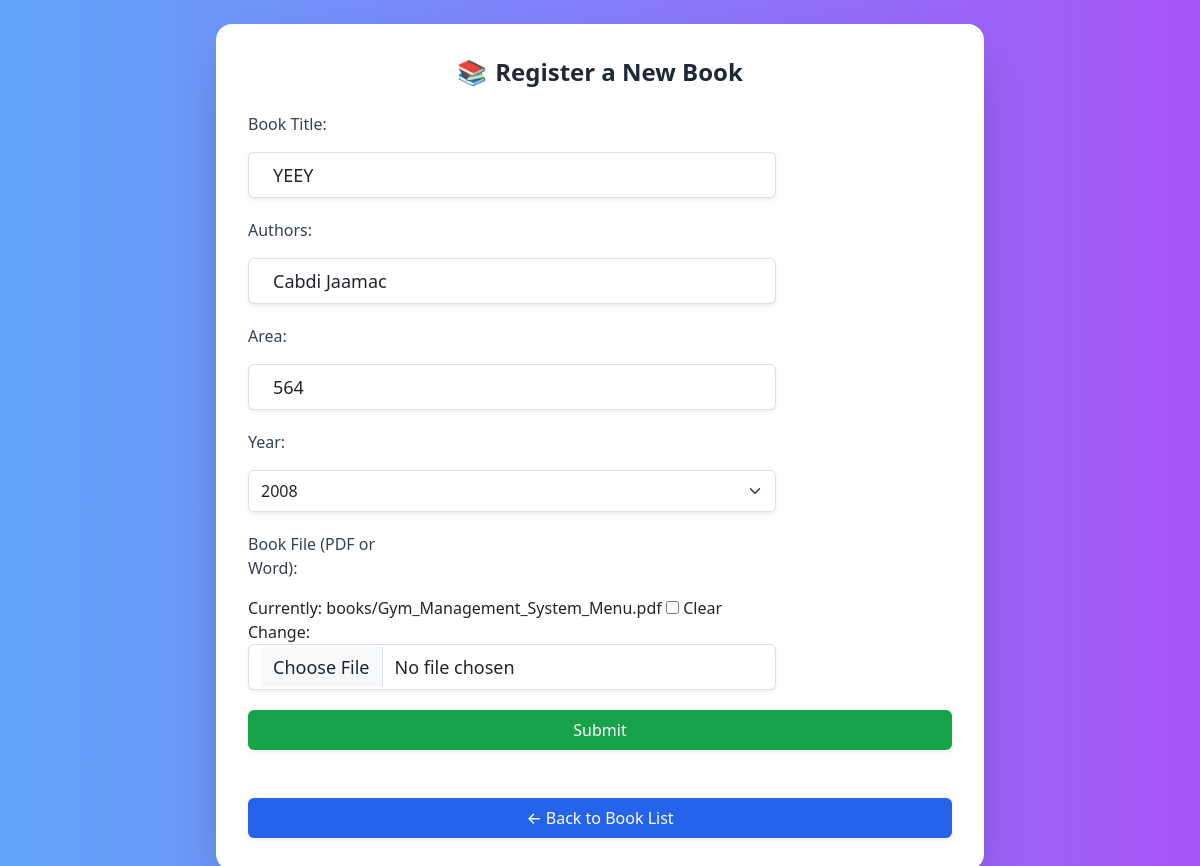
/book/edit/11/, run on an earlier commit of the app's database.
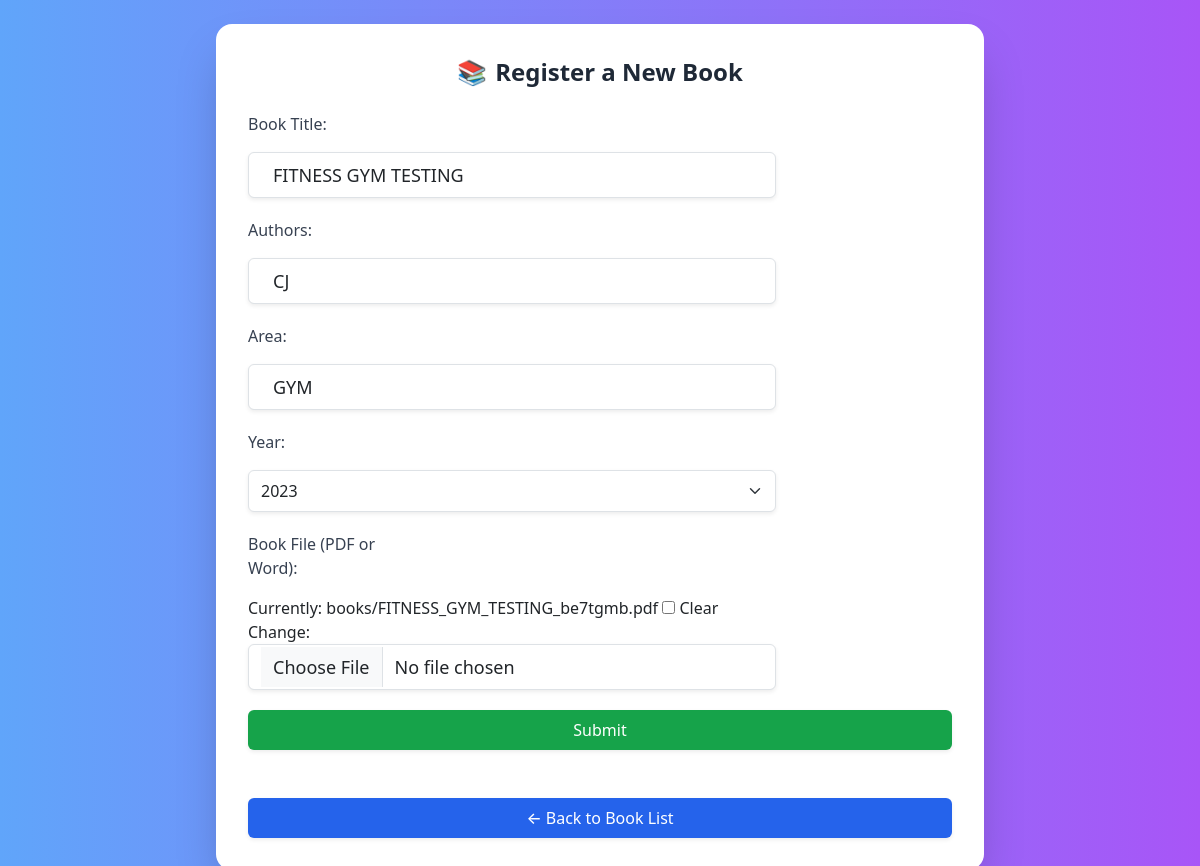
And on a later commit of the database.
### compare/models.py (models this page shows, shortened)
class Book(models.Model):
    book_id = models.BigAutoField(primary_key=True)  # New auto-incremented primary key
    book_title = models.CharField(max_length=255)
    authors = models.CharField(max_length=255)
    area = models.CharField(max_length=100)
    year = models.IntegerField()
    file = models.FileField(upload_to='books/', null=True, blank=True)  # To attach the book file

### compare/views.py (the view)
# urls.py: path('book/edit/<int:book_id>/', views.add_or_edit_book, name='edit_book'),
def add_or_edit_book(request, book_id=None):
    book = get_object_or_404(Book, book_id=book_id) if book_id else None
    form = BookForm(request.POST or None, request.FILES or None, instance=book)
    if request.method == 'POST' and form.is_valid():
        form.save()
        return redirect('books_list')
    return render(request, 'compare/registration.html', {'form': form})

### compare/forms.py
class BookForm(forms.ModelForm):
    class Meta:
        model = Book
        fields = ['book_title', 'authors', 'area', 'year', 'file']
        widgets = {
            'book_title': forms.TextInput(attrs={
                'class': 'form-control text-lg py-2 px-4 rounded-lg border border-gray-300 w-full'
            }),
            'authors': forms.TextInput(attrs={
                'class': 'form-control text-lg py-2 px-4 rounded-lg border border-gray-300 w-full'
            }),
            'area': forms.TextInput(attrs={
                'class': 'form-control text-lg py-2 px-4 rounded-lg border border-gray-300 w-full'
            }),
            'year': forms.Select(attrs={
                'class': 'form-select text-lg py-2 px-4 rounded-lg border border-gray-300 w-full'
            }),
            'file': forms.ClearableFileInput(attrs={
                'class': 'form-control text-lg py-2 px-4 rounded-lg border border-gray-300 w-full'
            }),
        }

### compare/templates/compare/Registration.html (shortened to what this page needs)
{% load static %}
{% load widget_tweaks %}
<!DOCTYPE html>
<html lang="en">
<head>
  <script src="https://cdn.tailwindcss.com"></script>
  <link href="https://cdn.jsdelivr.net/npm/bootstrap@5.3.0/dist/css/bootstrap.min.css" rel="stylesheet" />
</head>
<body class="bg-gradient-to-r from-blue-400 to-purple-500 min-h-screen flex items-center justify-center p-6">
<div class="bg-white rounded-2xl shadow-2xl w-full max-w-3xl p-8">
  <h1 class="text-2xl font-bold text-center text-gray-800 mb-6">
    <span class="me-2">📚</span>Register a New Book
  </h1>
  <form id="registrationForm" method="POST" enctype="multipart/form-data" class="space-y-5">
    <div class="flex flex-wrap items-center gap-3">
      <label for="book_title" class="w-full md:w-1/4 font-medium text-gray-700">Book Title:</label>
      <div class="w-full md:w-3/4">
        {{ form.book_title|add_class:"form-control py-2 text-base border-gray-300 rounded-md shadow-sm" }}
      </div>
    </div>
    <div class="flex flex-wrap items-center gap-3">
      <label for="authors" class="w-full md:w-1/4 font-medium text-gray-700">Authors:</label>
      <div class="w-full md:w-3/4">
        {{ form.authors|add_class:"form-control py-2 text-base border-gray-300 rounded-md shadow-sm" }}
      </div>
    </div>
    <div class="flex flex-wrap items-center gap-3">
      <label for="area" class="w-full md:w-1/4 font-medium text-gray-700">Area:</label>
      <div class="w-full md:w-3/4">
        {{ form.area|add_class:"form-control py-2 text-base border-gray-300 rounded-md shadow-sm" }}
      </div>
    </div>
    <div class="flex flex-wrap items-center gap-3">
      <label for="year" class="w-full md:w-1/4 font-medium text-gray-700">Year:</label>
      <div class="w-full md:w-3/4">
        <select id="year" name="year" required
          class="form-select w-full py-2 text-base border border-gray-300 rounded-md shadow-sm focus:ring-blue-500 focus:border-blue-500">
          <option value="">-- Select Year --</option>
        </select>
      </div>
    </div>
    <div class="flex flex-wrap items-center gap-3">
      <label for="file" class="w-full md:w-1/4 font-medium text-gray-700">Book File (PDF or Word):</label>
      <div class="w-full md:w-3/4">
        {{ form.file|add_class:"form-control py-2 text-base border-gray-300 rounded-md shadow-sm" }}
      </div>
    </div>
    <div>
      <button type="submit"
        class="w-full py-2 bg-green-600 hover:bg-green-700 text-white font-medium rounded-md shadow-sm transition duration-200">
        Submit
      </button>
    </div>
  </form>
  <a href="{% url 'books_list' %}"
    class="mt-5 block text-center w-full py-2 bg-blue-600 hover:bg-blue-700 text-white font-medium rounded-md shadow-sm transition duration-200">
    ← Back to Book List
  </a>
</div>
</body>
</html>

What changed in the data, as far as the page shows it:
changed Book: book_title "YEEY" → "FITNESS GYM TESTING"; authors "Cabdi Jaamac" → "CJ"; area "564" → "GYM"
Also different on the page:
form field year: "2008" → "2023"
text no longer shown: "Currently: books/Gym_Management_System_Menu.pdf Clear Change:"
text now shown: "Currently: books/FITNESS_GYM_TESTING_be7tgmb.pdf Clear Change:"
